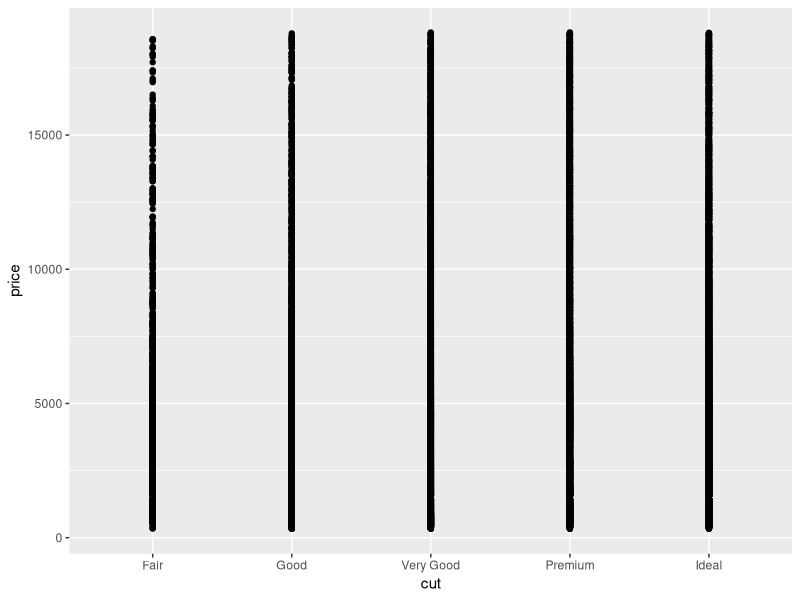
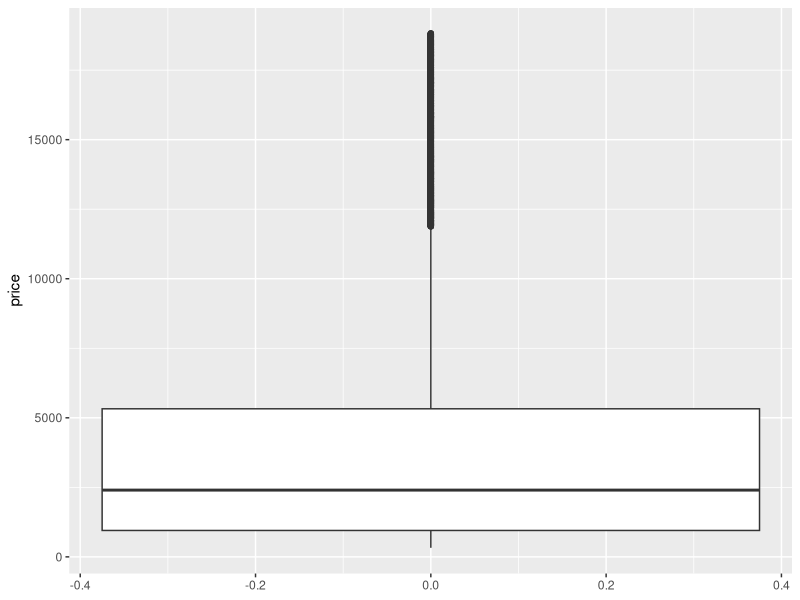
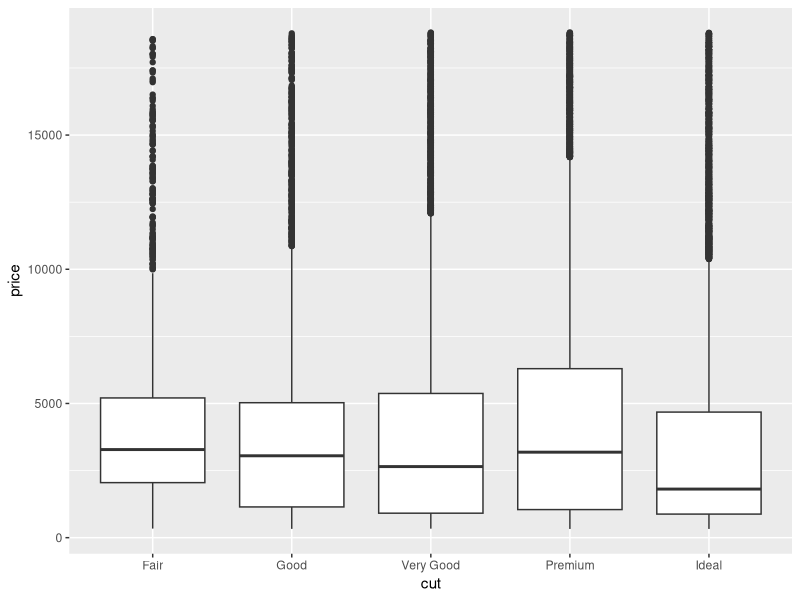
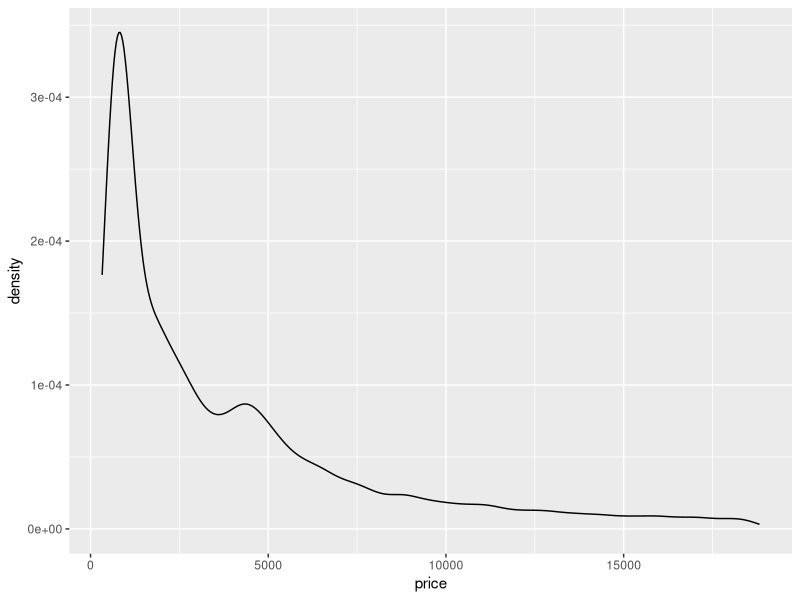
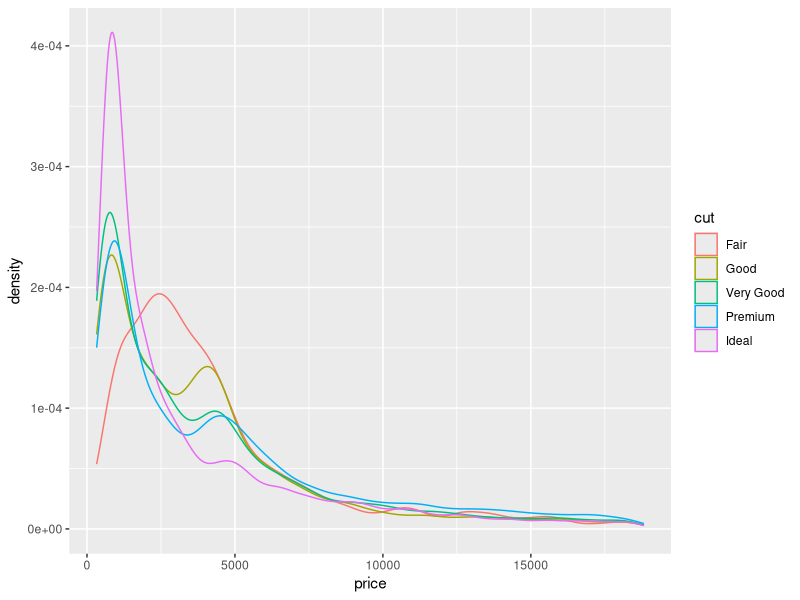
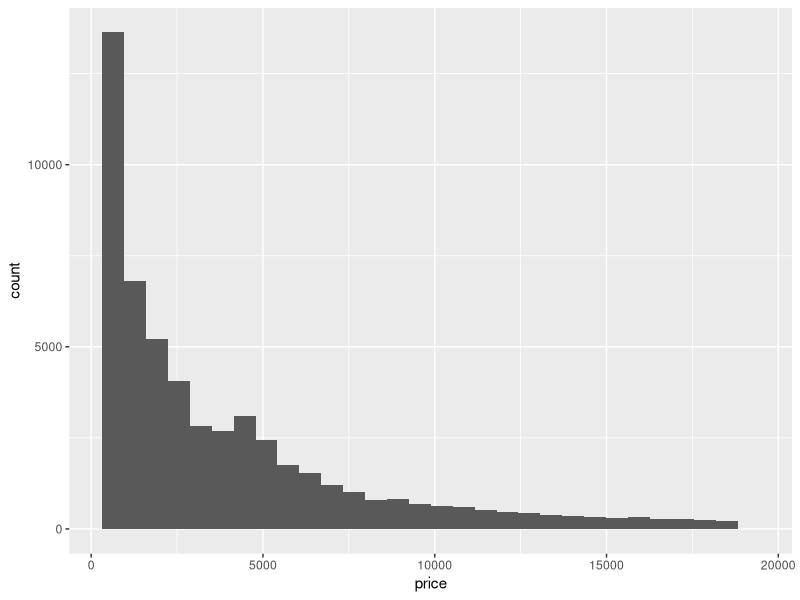
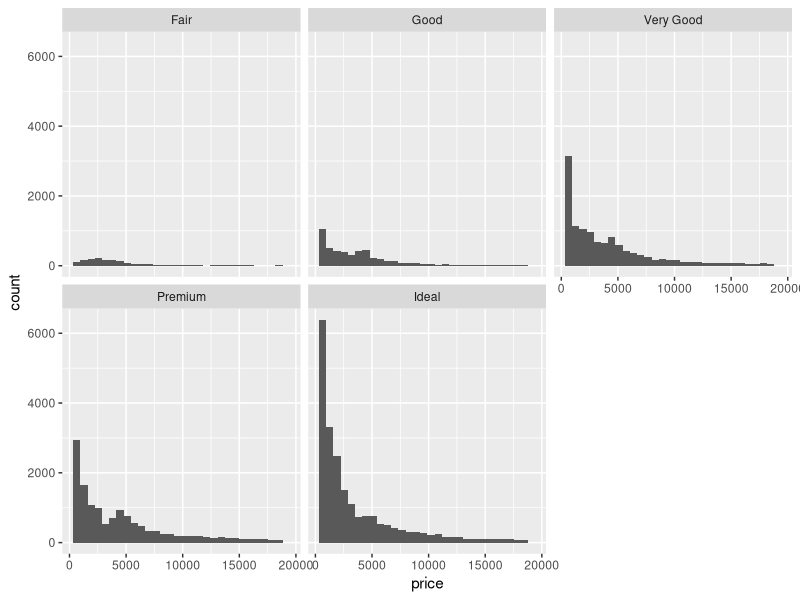

Generate these figures, in order, with R: (Note: this script raises an error after producing the figures.)
## ---- chunk 1
# Load packages and import data
library(ggplot2)
library(dplyr)

data(diamonds)

# A little bit of data wrangling code - let's not focus on this for now
diamonds <- diamonds %>% 
    mutate(
        cut = factor(cut, ordered = FALSE),
        color = factor(color, ordered = FALSE),
        clarity = factor(clarity, ordered = FALSE)
    )
## ---- chunk 2
# Try a scatterplot
ggplot(diamonds, aes(y = price, x = cut)) + 
    geom_point()
## ---- chunk 3
# Univariate boxplot
ggplot(diamonds, aes(y = price)) + 
    geom_boxplot()
## ---- chunk 4
# ???
ggplot(diamonds, aes(y = price, x = cut)) + 
    geom_boxplot()
## ---- chunk 5
# Univariate density plot
ggplot(diamonds, aes(x = price)) + 
    geom_density()
## ---- chunk 6
# ???
ggplot(diamonds, aes(x = price, color = cut)) + 
    geom_density()
## ---- chunk 7
# Univariate histogram
ggplot(diamonds, aes(x = price)) + 
    geom_histogram()
## ---- chunk 8
# ???
ggplot(diamonds, aes(x = price)) + 
    geom_histogram() + 
    facet_wrap(~ cut)
## ---- chunk 9
diamonds %>% 
    group_by(cutFair) %>% 
    summarize(mean(price))
## ---- chunk 10
# Construct the model
diamond_mod0 <- lm(price ~ cutFair, data = diamonds)

# Summarize the model
coef(summary(diamond_mod0))
## ---- chunk 11
# Construct the model
diamond_mod <- lm(price ~ cut, data = diamonds)

# Summarize the model
coef(summary(diamond_mod))
